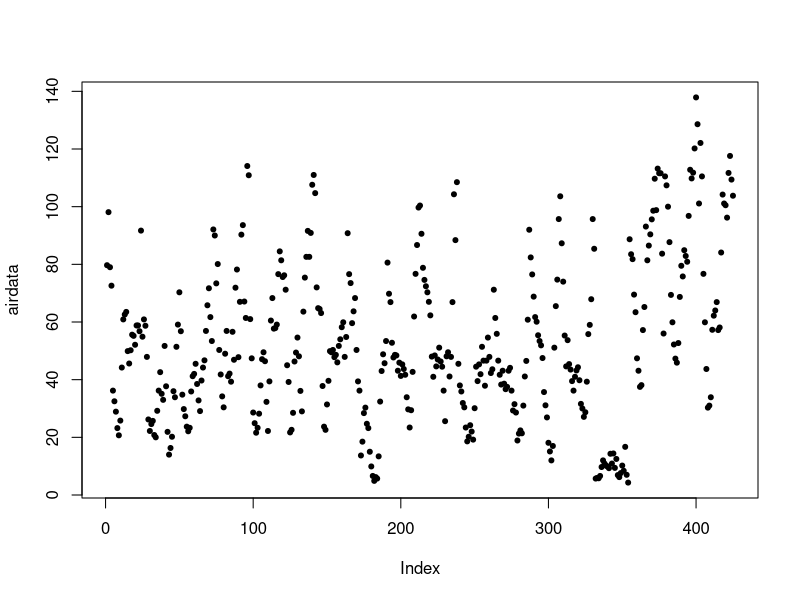
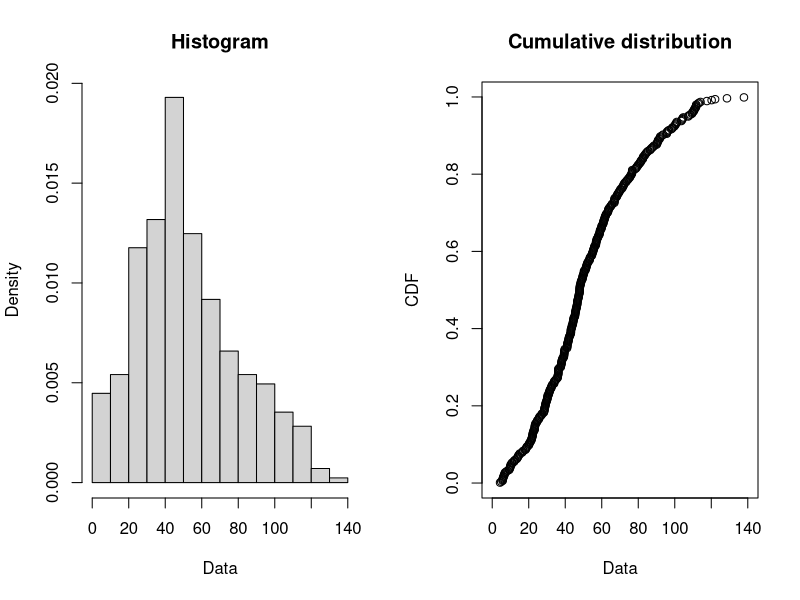
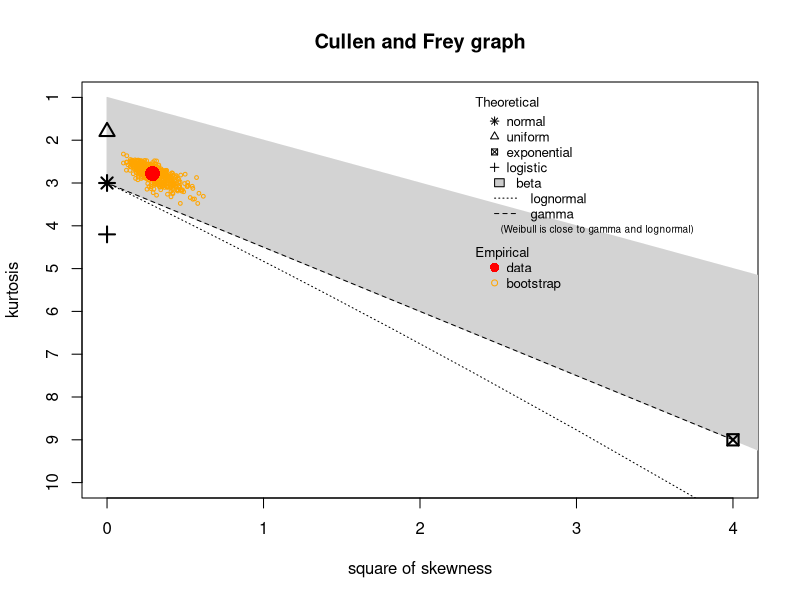
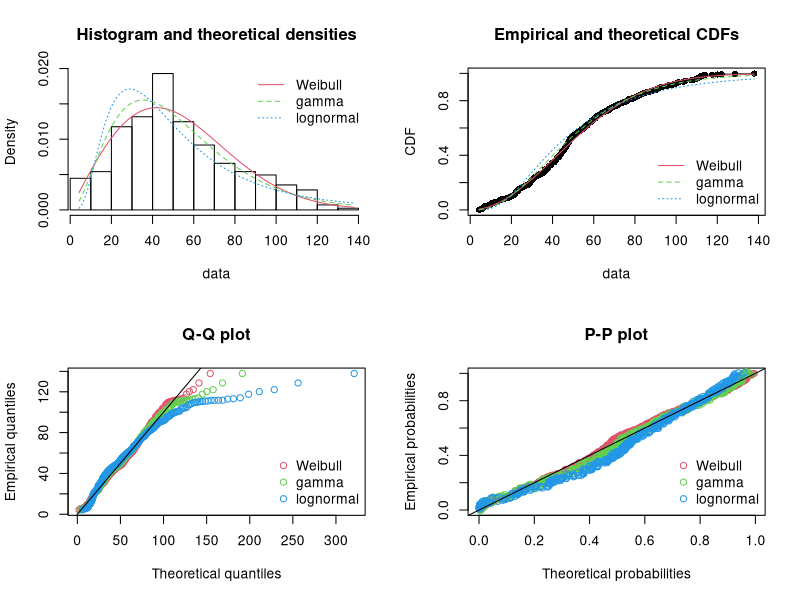

The R source for these figures, in order:
## ---- chunk 1
options(width = 100)
## ---- chunk 2
knitr::opts_chunk$set(echo = TRUE, warning = FALSE, error = FALSE, message = FALSE, fig.width = 10)
## ---- chunk 3
library(fitdistrplus)
## ---- chunk 4
setwd("D:/OneDrive - The Chinese University of Hong Kong/GitHub/_source")
base_dir <- "D:/OneDrive - The Chinese University of Hong Kong/GitHub/" # i.e. where the jekyll blog is on the hard drive.
base_url <- "/" # keep as is
fig_path <- "images/" # customize to heart's content, I 'spose.

knitr::opts_knit$set(base.dir = base_dir, base.url = base_url)
knitr::opts_chunk$set(fig.path = fig_path,
                      message=FALSE, warning=FALSE,
                      cache = TRUE) 
## ---- chunk 5
airpollutants <- read.csv("airpollutants.csv", header = TRUE, sep = ",", encoding ="UTF-8")
head(airpollutants)
## ---- chunk 6
airdata <- as.numeric(airpollutants$NO2) # change to numeric but introduced NAs
airdata <- c(na.omit(airdata)) # omit NAs and covert data to a vector. fitdistrplus accepts numeric vector only
## ---- chunk 7
plot(airdata,pch=20)
plotdist(airdata, histo = TRUE, demp = FALSE)
descdist(airdata,discrete = FALSE,boot = 500)
## ---- chunk 8
fit_w <- fitdist(airdata,"weibull")
fit_g <- fitdist(airdata, "gamma")
fit_ln <- fitdist(airdata, "lnorm")

summary(fit_w)
summary(fit_g)
summary(fit_ln)
## ---- chunk 9
par(mfrow=c(2,2))
plot.legend<-c("Weibull","gamma", "lognormal")
denscomp(list(fit_w,fit_g,fit_ln), legendtext=plot.legend)
cdfcomp(list(fit_w,fit_g,fit_ln), legendtext = plot.legend)
qqcomp(list(fit_w,fit_g,fit_ln), legendtext = plot.legend)
ppcomp(list(fit_w,fit_g,fit_ln), legendtext = plot.legend)
## ---- chunk 10
gofstat(list(fit_w,fit_g,fit_ln), fitnames = c("weibull","gamma","lnorm"))
